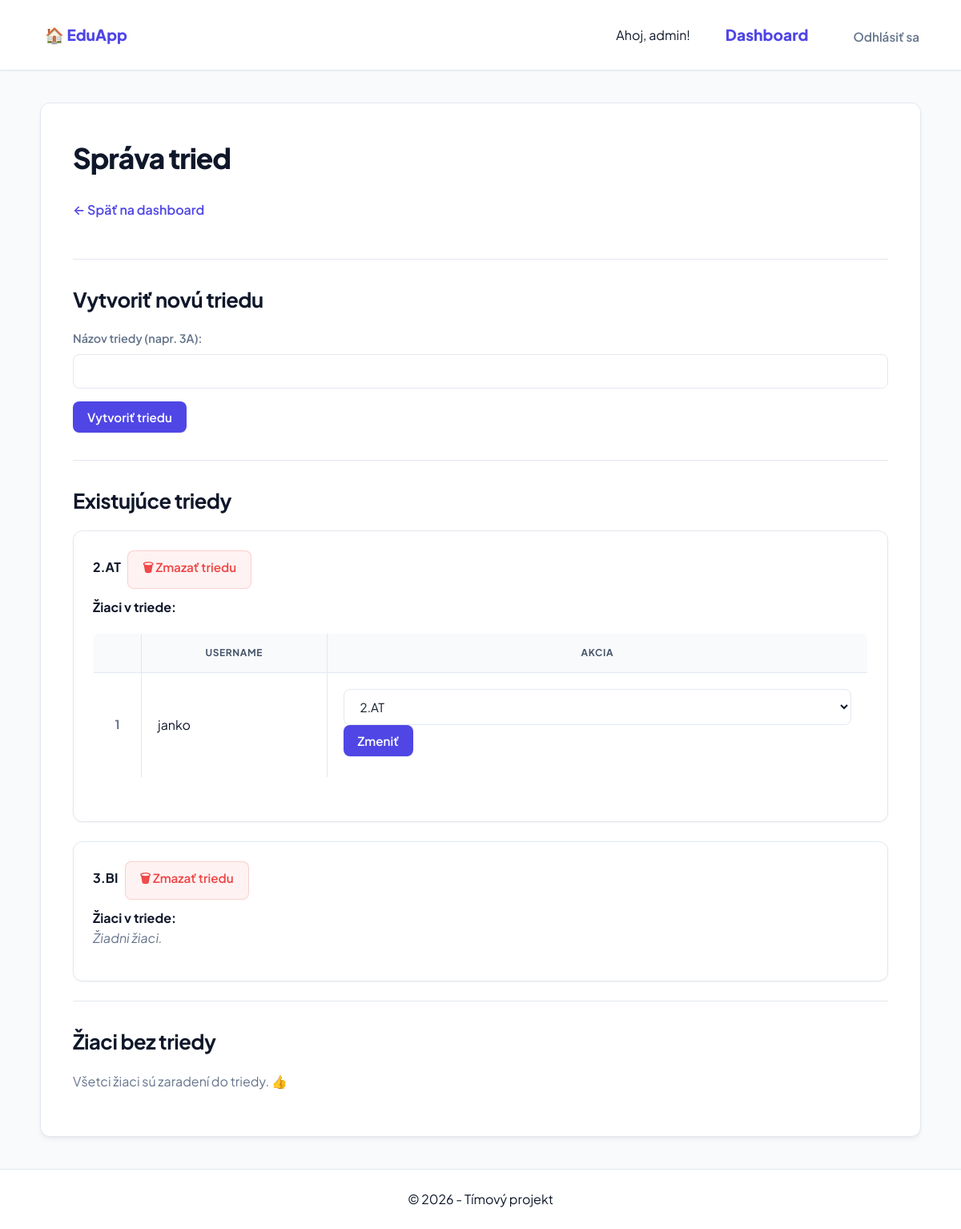
The app's page /admin-panel/triedy/ (signed in), older data.
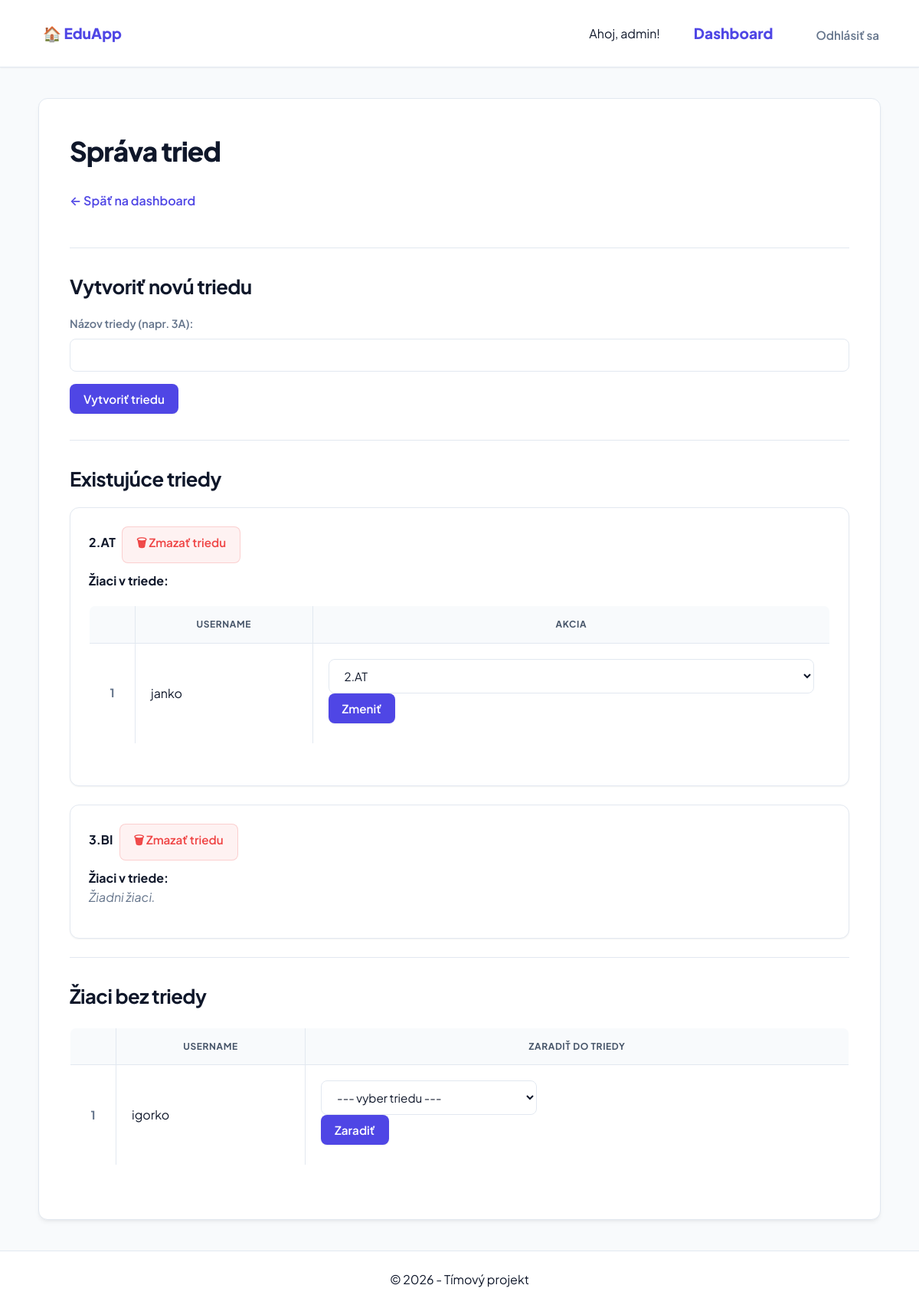
The same page, newer data.
### quiz/models.py (models this page shows, shortened)
class Trieda(models.Model):
    nazov = models.CharField(max_length=10, unique=True)
    class Meta:
        verbose_name_plural = "Triedy"

class Profil(models.Model):
    user = models.OneToOneField(User, on_delete=models.CASCADE, related_name='profil')
    vek = models.PositiveIntegerField(null=True, blank=True)
    is_teacher = models.BooleanField(default=False)
    trieda = models.ForeignKey(Trieda, on_delete=models.SET_NULL, null=True, blank=True, related_name='studenti')

### quiz/views.py (the view)
# urls.py: path('admin-panel/triedy/', views.sprava_tried, name='sprava_tried'),
@login_required
def sprava_tried(request):
    if not request.user.is_staff:
        return redirect('dashboard')
    if request.method == 'POST' and 'vytvor_triedu' in request.POST:
        form = TriedaForm(request.POST)
        if form.is_valid():
            form.save()
            return redirect('sprava_tried')
    else:
        form = TriedaForm()
    triedy = Trieda.objects.all().prefetch_related('studenti__user')
    zaci_bez_triedy = Profil.objects.filter(is_teacher=False, trieda=None)
    return render(request, 'quiz/sprava_tried.html', {
        'triedy': triedy,
        'form': form,
        'zaci_bez_triedy': zaci_bez_triedy,
    })

### quiz/forms.py
class TriedaForm(forms.ModelForm):
    class Meta:
        model = Trieda
        fields = ['nazov']
        labels = {'nazov': 'Názov triedy (napr. 3A)'}

### quiz/templates/quiz/sprava_tried.html (shortened to what this page needs)
{% extends 'quiz/base.html' %}
{% block content %}
<h1>Správa tried</h1>
<a href="{% url 'dashboard' %}">← Späť na dashboard</a>
<hr>
<h2>Vytvoriť novú triedu</h2>
<form method="post">
    {{ form.as_p }}
    <button type="submit" name="vytvor_triedu">Vytvoriť triedu</button>
</form>
<hr>
<h2>Existujúce triedy</h2>
{% for trieda in triedy %}
<div style="border: 1px solid #ccc; padding: 10px; margin-bottom: 15px;">
    <strong>{{ trieda.nazov }}</strong>
    <form method="post" action="{% url 'zmaz_triedu' trieda.id %}" style="display:inline;">
        <button type="submit" onclick="return confirm('Naozaj zmazať triedu {{ trieda.nazov }}?')">🗑 Zmazať triedu</button>
    </form>
    <h4>Žiaci v triede:</h4>
    {% if trieda.studenti.all %}
    <table border="1" cellpadding="5">
        <thead>
            <tr><th>Meno</th><th>Username</th><th>Akcia</th></tr>
        </thead>
        <tbody>
            {% for profil in trieda.studenti.all %}
            <tr>
                <td>{{ profil.user.get_full_name|default:profil.user.username }}</td>
                <td>{{ profil.user.username }}</td>
                <td>
                    <form method="post" action="{% url 'zarad_ziaka' profil.id %}" style="display:inline;">
                        <select name="trieda">
                            {% for t in triedy %}
                            <option value="{{ t.id }}" {% if t == trieda %}selected{% endif %}>{{ t.nazov }}</option>
                            {% endfor %}
                        </select>
                        <button type="submit">Zmeniť</button>
                    </form>
                </td>
            </tr>
            {% endfor %}
        </tbody>
    </table>
    {% else %}
    <p><em>Žiadni žiaci.</em></p>
    {% endif %}
</div>
{% empty %}
<p>Zatiaľ nie sú vytvorené žiadne triedy.</p>
{% endfor %}
<hr>
<h2>Žiaci bez triedy</h2>
{% if zaci_bez_triedy %}
<table border="1" cellpadding="5">
    <thead>
        <tr><th>Meno</th><th>Username</th><th>Zaradiť do triedy</th></tr>
    </thead>
    <tbody>
        {% for profil in zaci_bez_triedy %}
        <tr>
            <td>{{ profil.user.get_full_name|default:profil.user.username }}</td>
            <td>{{ profil.user.username }}</td>
            <td>
                <form method="post" action="{% url 'zarad_ziaka' profil.id %}">
                    <select name="trieda">
                        <option value="">--- vyber triedu ---</option>
                    </select>
                    <button type="submit">Zaradiť</button>
                </form>
            </td>
        </tr>
        {% endfor %}
    </tbody>
</table>
{% else %}
<p>Všetci žiaci sú zaradení do triedy. 👍</p>
{% endif %}
{% endblock %}

Row changes from the older to the newer data that the page shows:
added Profil: user.username "igorko", shown under "Žiaci bez triedy"
Text that changed along with them:
text no longer shown: "Všetci žiaci sú zaradení do triedy. 👍"
text now shown: "USERNAME ZARADIŤ DO TRIEDY"
